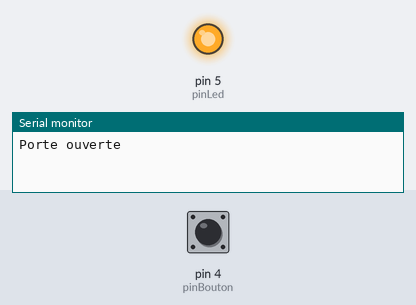
Bench run of a sketch on a simulated Arduino Uno, built with avr-gcc and run on an emulated ATmega328P. Shown: output pins drawn as LEDs (lit = HIGH), the last lines printed to the serial monitor. The test bench sets the inputs (shaded band); at power-on: pin 4 (pinBouton) HIGH.

Above: at 2.8 s.
2.9 s: pin 4 (pinBouton) pulled LOW for 1.2 s
At 4.4 s:
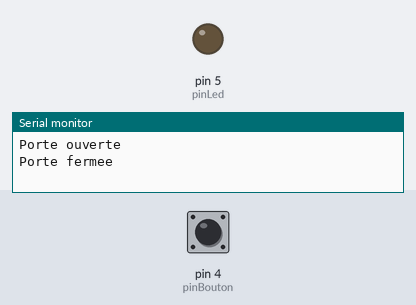
6.5 s: pin 4 (pinBouton) pulled LOW for 3.2 s
At 10.9 s:
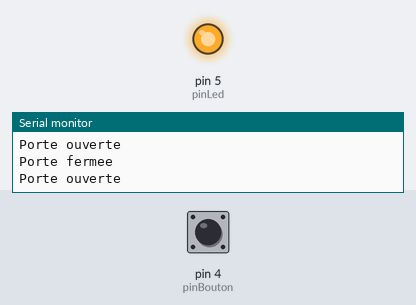
Timing chart, 0 to 12.4 s (numbered marks = the images above; inputs shaded):
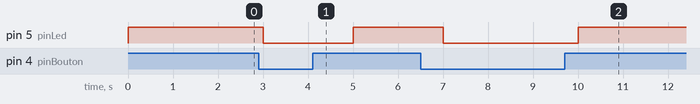

Measured:
- after the input at 2.9 s, pin 5 (pinLed): HIGH → LOW after 0.10 s, → HIGH 2.0 s later
- after the input at 6.5 s, pin 5 (pinLed): HIGH → LOW after 0.50 s, → HIGH 3.0 s later

The sketch:

InterrupteurPorte_mc38.ino
```cpp
/*
le bouton poussoir est connecté au pin 2 avec une résistance pull-down de 10KΩ
les LED sont connectées au pins 4 et 6 avec des résistances de 220Ω
*/

//déclaration des variables
int pinBouton = 4;
int pinLed = 5;
int state = 0;
void setup()
{
  //définition des modes
  pinMode(pinBouton, INPUT); //mode lecture pour le bouton
  pinMode(pinLed, OUTPUT); //mode ecriture pour la led
  digitalWrite(pinBouton, HIGH);
  // Active le port série
  Serial.begin(9600);
}

void loop()
{
  //lecture de l'état du bouton et stockage dans etatBouton
  boolean etatBouton = digitalRead(pinBouton);
  //test des conditions
  if (etatBouton==HIGH)//test si bouton appuyé
  {
    if(state == 0 || state == 2){
     Serial.println("Porte ouverte");
     digitalWrite(pinLed, etatBouton);
     state = 1;
    }
  }
  if (etatBouton==LOW)//test si bouton levé
  {
    if(state == 0 || state == 1){
     Serial.println("Porte fermee");
     digitalWrite(pinLed, etatBouton);
     state = 2;
    }
  }
  delay(1000);
}
```
